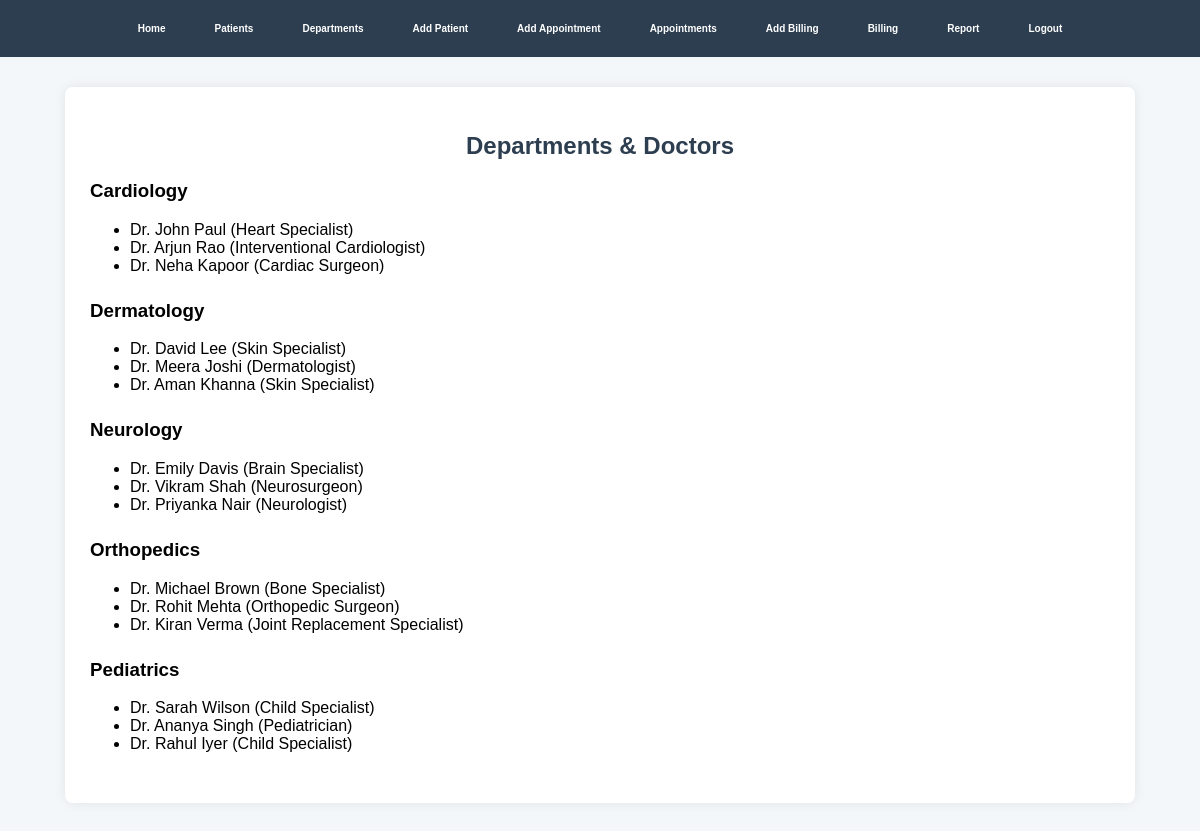
Screenshot of /departments.php (signed in) with the database file from the repository.
### tables this page shows
CREATE TABLE `departments` (
  `dept_id` int(11) NOT NULL,
  `dept_name` varchar(100) NOT NULL
);

CREATE TABLE `doctors` (
  `doctor_id` int(11) NOT NULL,
  `name` varchar(100) NOT NULL,
  `specialization` varchar(100) DEFAULT NULL,
  `phone` varchar(15) DEFAULT NULL,
  `dept_id` int(11) DEFAULT NULL
);

### departments.php (the view, shortened to what this page needs)
<?php
include 'db.php';
$departments = $conn->query("SELECT * FROM departments");
?>
<!DOCTYPE html>
<html>
<head>
    <link rel="stylesheet" href="style.css">
</head>
<body>
<div class="navbar">
    <a href="index.php">Home</a>
    <a href="patients.php">Patients</a>
    <a href="departments.php">Departments</a>
    <a href="add_patient.php">Add Patient</a>
    <a href="add_appointment.php">Add Appointment</a>
    <a href="appointments.php">Appointments</a>
<a href="add_billing.php">Add Billing</a>
<a href="billing.php">Billing</a>
    <a href="report.php">Report</a>
    <a href="logout.php">Logout</a>
</div>
<div class="container">
<h2>Departments & Doctors</h2>
<?php while($dept = $departments->fetch_assoc()) { ?>
    <div style="margin-bottom:25px;">
        <h3><?php echo $dept['dept_name']; ?></h3>
        <ul>
        <?php
        $doctors = $conn->query("SELECT * FROM doctors WHERE dept_id=".$dept['dept_id']);
        while($doc = $doctors->fetch_assoc()) {
            echo "<li>".$doc['name']." (".$doc['specialization'].")</li>";
        }
        ?>
        </ul>
    </div>
<?php } ?>
</div>
</body>
</html>

### style.css (style rules this page uses)
body { font-family: Arial, sans-serif; background-color: #f4f7fa; margin: 0; padding: 0; }
h1, h2 { text-align: center; color: #2c3e50; }
.navbar { background-color: #2c3e50; padding: 15px 20px; display: flex; flex-wrap: wrap; justify-content: center; align-items: center; gap: 25px; }
.navbar a { color: white; text-decoration: none; font-size: 10px; font-weight: 600; padding: 8px 12px; transition: 0.3s; }
.container { width: 85%; margin: 30px auto; background: white; padding: 25px; border-radius: 8px; box-shadow: 0px 0px 12px rgba(0,0,0,0.08); }

### rows the page displays
departments: dept_name "Cardiology"
doctors: name "Dr. John Paul", specialization "Heart Specialist"
doctors: name "Dr. Arjun Rao", specialization "Interventional Cardiologist"
doctors: name "Dr. Neha Kapoor", specialization "Cardiac Surgeon"
departments: dept_name "Dermatology"
doctors: name "Dr. David Lee", specialization "Skin Specialist"
doctors: name "Dr. Meera Joshi", specialization "Dermatologist"
doctors: name "Dr. Aman Khanna", specialization "Skin Specialist"
departments: dept_name "Neurology"
doctors: name "Dr. Emily Davis", specialization "Brain Specialist"
doctors: name "Dr. Vikram Shah", specialization "Neurosurgeon"
doctors: name "Dr. Priyanka Nair", specialization "Neurologist"
departments: dept_name "Orthopedics"
doctors: name "Dr. Michael Brown", specialization "Bone Specialist"
doctors: name "Dr. Rohit Mehta", specialization "Orthopedic Surgeon"
doctors: name "Dr. Kiran Verma", specialization "Joint Replacement Specialist"
departments: dept_name "Pediatrics"
doctors: name "Dr. Sarah Wilson", specialization "Child Specialist"
doctors: name "Dr. Ananya Singh", specialization "Pediatrician"
doctors: name "Dr. Rahul Iyer", specialization "Child Specialist"
